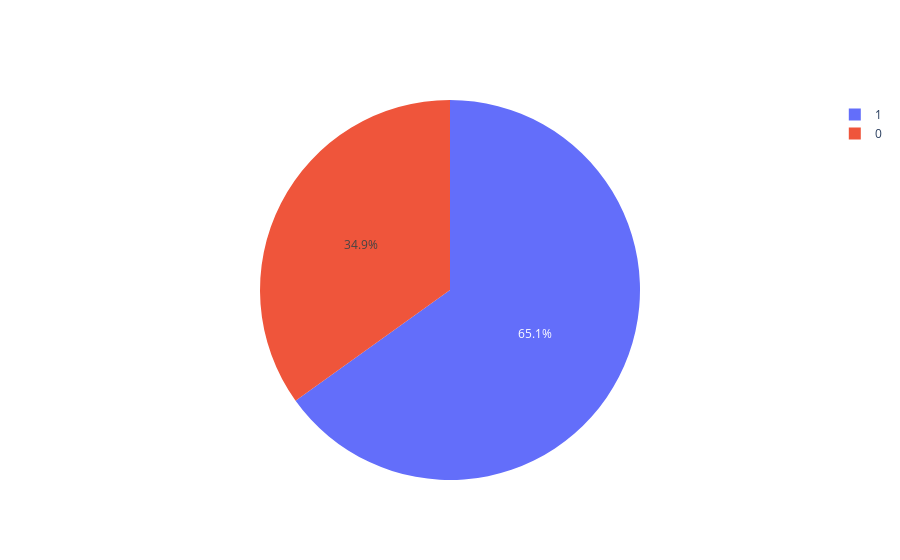

Notebook code cell kept with this figure:
### Code cell
PlotPie(df, 'Outcome')

### Figure 1 — Plotly figure (JSON) as saved in the notebook; plotly's stock layout.template omitted (floating-point values rounded to 4 significant figures)
{"data": [{"labels": ["1", "0"], "type": "pie", "values": [500, 268]}], "layout": {}}
